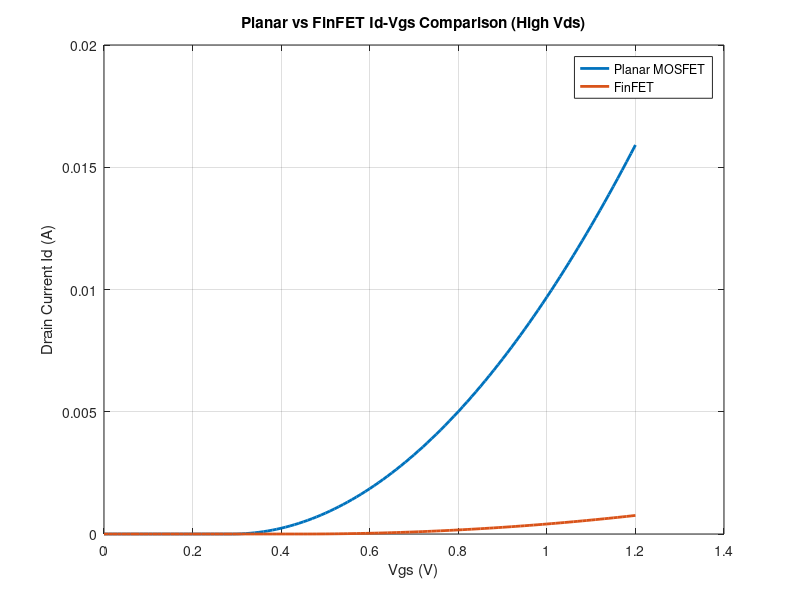

The MATLAB script that drew this image:
clc;
clear;
close all;

% COMMON PARAMETERS

mu = 0.05;                  % Mobility (m^2/Vs)
eps_ox = 3.45e-11;          
tox = 1e-9;                 
Cox = eps_ox/tox;

Vgs = 0:0.01:1.2;
Vds_low = 0.05;
Vds_high = 1;

Vt0 = 0.5;
L = 45e-9;


% PLANAR MOSFET PARAMETERS

W_planar = 1e-6;
alpha_planar = 5e-9;        % Roll-off constant
eta_planar = 0.1;           % DIBL coefficient

% Thresho;d roll-off
Vt_planar = Vt0 - (alpha_planar/L);

% Effective threshold
Vt_low_planar  = Vt_planar - eta_planar*Vds_low;
Vt_high_planar = Vt_planar - eta_planar*Vds_high;

% Id
Id_planar = zeros(size(Vgs));

for i = 1:length(Vgs)
    if Vgs(i) > Vt_high_planar
        Vov = Vgs(i) - Vt_high_planar;
        Id_planar(i) = 0.5*mu*Cox*(W_planar/L)*(Vov^2);
    end
end


%FINFET PARAMETERS

Hfin = 30e-9;
Wfin = 10e-9;
Weff = 2*Hfin + Wfin;

alpha_finfet = 1e-9;        % Smaller roll-off
eta_finfet = 0.03;          % Smaller DIBL

% Threshold roll-off
Vt_finfet = Vt0 - (alpha_finfet/L);

% Effective threshold
Vt_low_finfet  = Vt_finfet - eta_finfet*Vds_low;
Vt_high_finfet = Vt_finfet - eta_finfet*Vds_high;

% Id
Id_finfet = zeros(size(Vgs));

for i = 1:length(Vgs)
    if Vgs(i) > Vt_high_finfet
        Vov = Vgs(i) - Vt_high_finfet;
        Id_finfet(i) = 0.5*mu*Cox*(Weff/L)*(Vov^2);
    end
end


% PLOT COMPARISION

figure;
plot(Vgs, Id_planar, 'LineWidth', 2);
hold on;
plot(Vgs, Id_finfet, 'LineWidth', 2);

xlabel('Vgs (V)');
ylabel('Drain Current Id (A)');
title('Planar vs FinFET Id-Vgs Comparison (High Vds)');
legend('Planar MOSFET','FinFET');
grid on;


% DIBL CALCULATION

DIBL_planar = (Vt_low_planar - Vt_high_planar) / (Vds_high - Vds_low);
DIBL_finfet = (Vt_low_finfet - Vt_high_finfet) / (Vds_high - Vds_low);

fprintf('\n----DIBL COMPARISON ----\n');
fprintf('Planar MOSFET DIBL  = %.4f V/V\n', DIBL_planar);
fprintf('FinFET DIBL         = %.4f V/V\n', DIBL_finfet);

if DIBL_finfet < DIBL_planar
    fprintf('\nResult: FinFET shows better electrostatic control.\n');
else
    fprintf('\nResult: Check parameters.\n');
end
